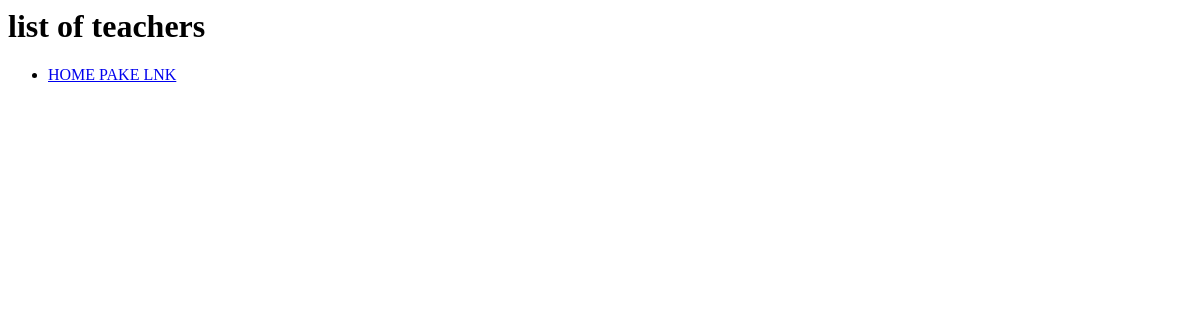
Before: /classroom/list_teachers/ with the older database file.
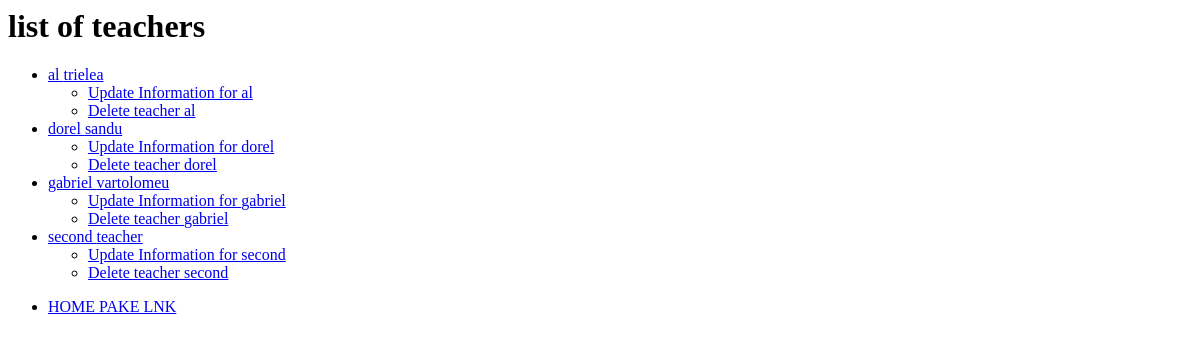
After: the same page with the newer database file.
### classroom/models.py (models this page shows, shortened)
class Teacher(models.Model):
    first_name = models.CharField(max_length=30)
    last_name = models.CharField(max_length=30)
    subject = models.CharField(max_length=30)

### classroom/views.py (the view)
# urls.py: path('list_teachers/', TeacherListView.as_view(), name='list_teachers'),
class TeacherListView(ListView):
    model = Teacher
    queryset = Teacher.objects.order_by("first_name")
    context_object_name = "teacher_list"

### classroom/templates/classroom/teacher_list.html
<h1>list of teachers</h1>
<ul>
    {% for teacher in teacher_list %}
        <li>
            <a href="/classroom/teacher_detail/{{teacher.id}}">{{teacher.first_name}} {{teacher.last_name}}</a>
            <ul>
                <li>
                    <a href="/classroom/teacher_update/{{teacher.id}}">Update Information for {{teacher.first_name}}</a>
                </li>
                <li>
                    <a href="/classroom/teacher_delete/{{teacher.id}}">Delete teacher {{teacher.first_name}}</a>
                </li>
            </ul>
        </li>
    {% endfor %}
</ul>
<ul>
    <li>
        <a href="{% url 'classroom:home' %}">HOME PAKE LNK</a>
    </li>
</ul>

Changed rows visible on the page:
added Teacher: first_name "al", last_name "trielea"
added Teacher: first_name "dorel", last_name "sandu"
added Teacher: first_name "gabriel", last_name "vartolomeu"
added Teacher: first_name "second", last_name "teacher"
